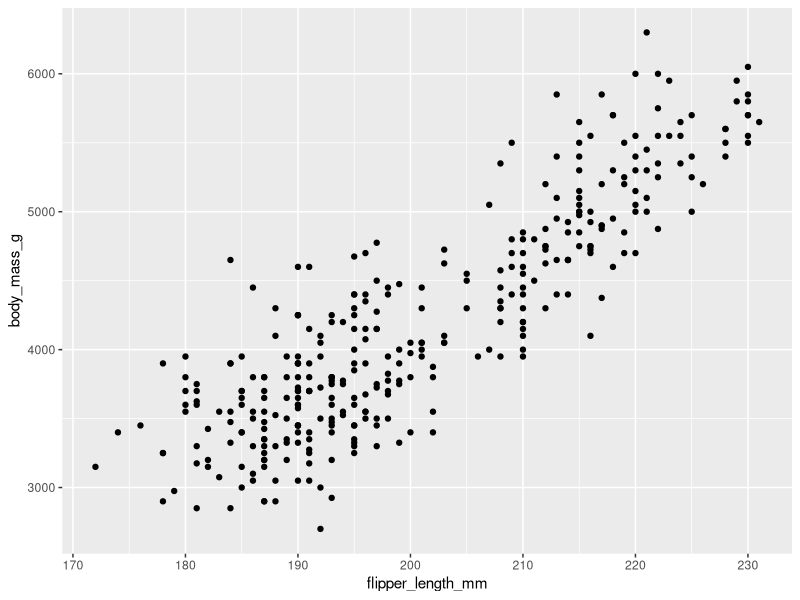
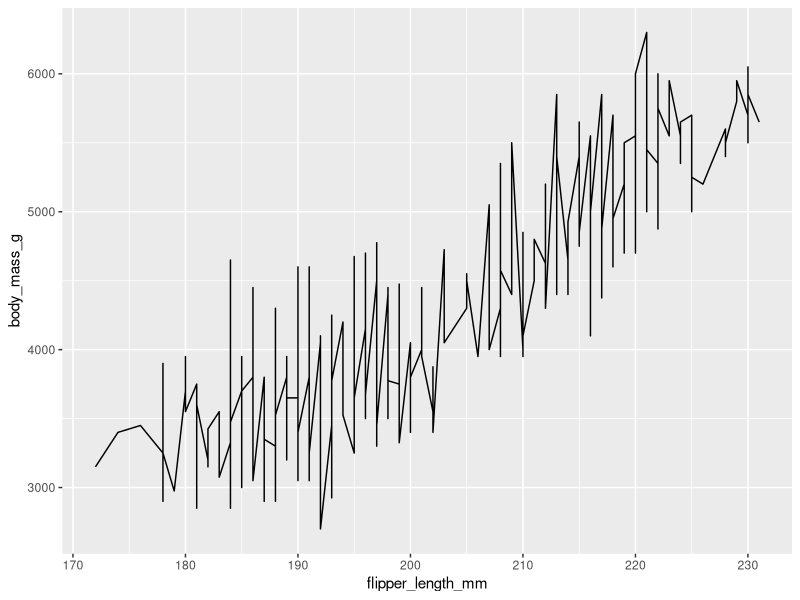
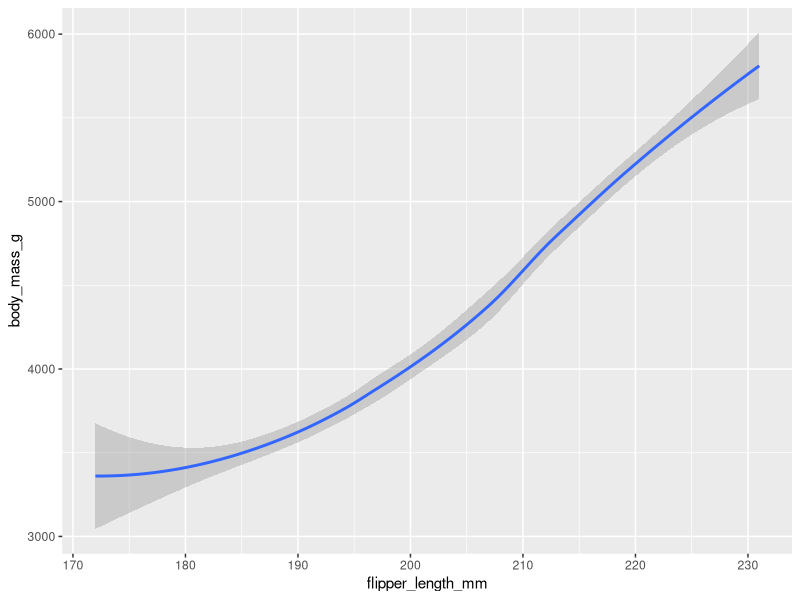
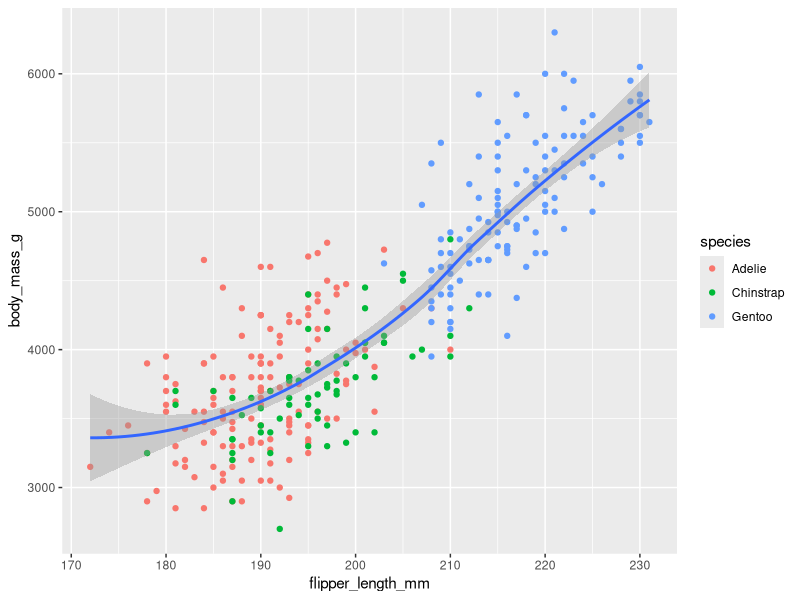
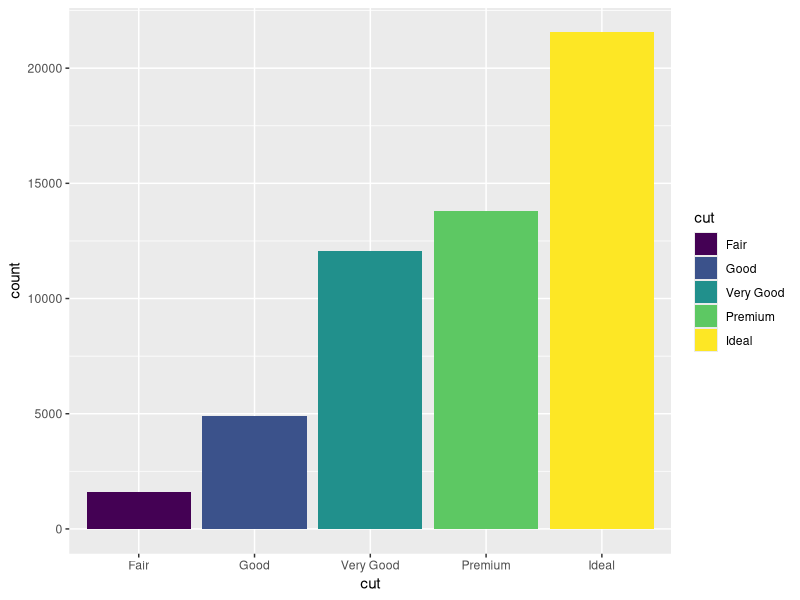
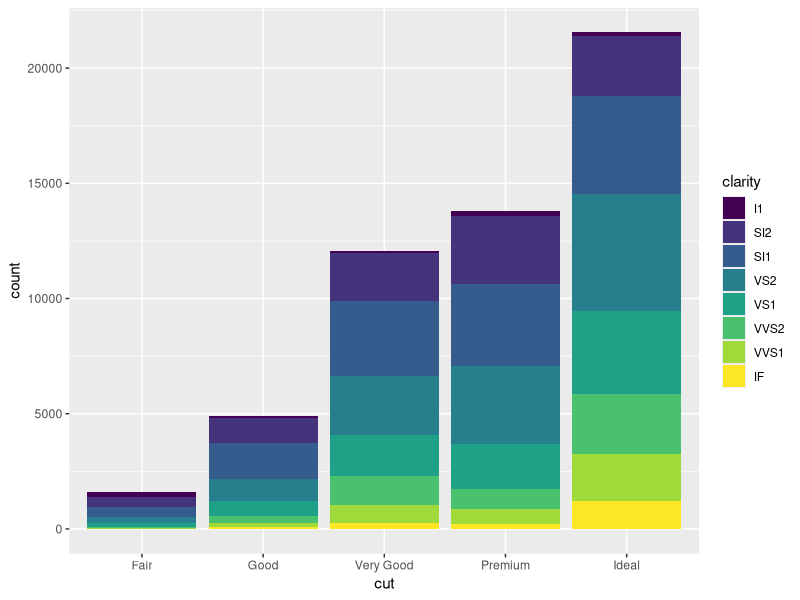

R code for these plots, in order:
# geom digunakan untuk menentukan jenis plot
# 1. geom_point
# 2. geom_bar
# 3. geom_line
# 4. geom_jitter
# 5. geom_smooth

library(tidyverse)
library(palmerpenguins)

ggplot(data=penguins)+
  geom_point(mapping=aes(x=flipper_length_mm,
                         y=body_mass_g))

ggplot(data=penguins)+
  geom_line(mapping=aes(x=flipper_length_mm,
                        y=body_mass_g))

ggplot(data=penguins)+
  geom_smooth(mapping=aes(x=flipper_length_mm,
                        y=body_mass_g))

# combine multiple plot with just add layer to ggplot
ggplot(data=penguins)+
  geom_point(mapping=aes(x=flipper_length_mm,
                         y=body_mass_g, color=species))+
  geom_smooth(mapping=aes(x=flipper_length_mm,
                          y=body_mass_g))

ggplot(diamonds)+
  geom_bar(mapping = aes(x=cut, fill=cut))

ggplot(diamonds)+
  geom_bar(mapping = aes(x=cut, fill=clarity))